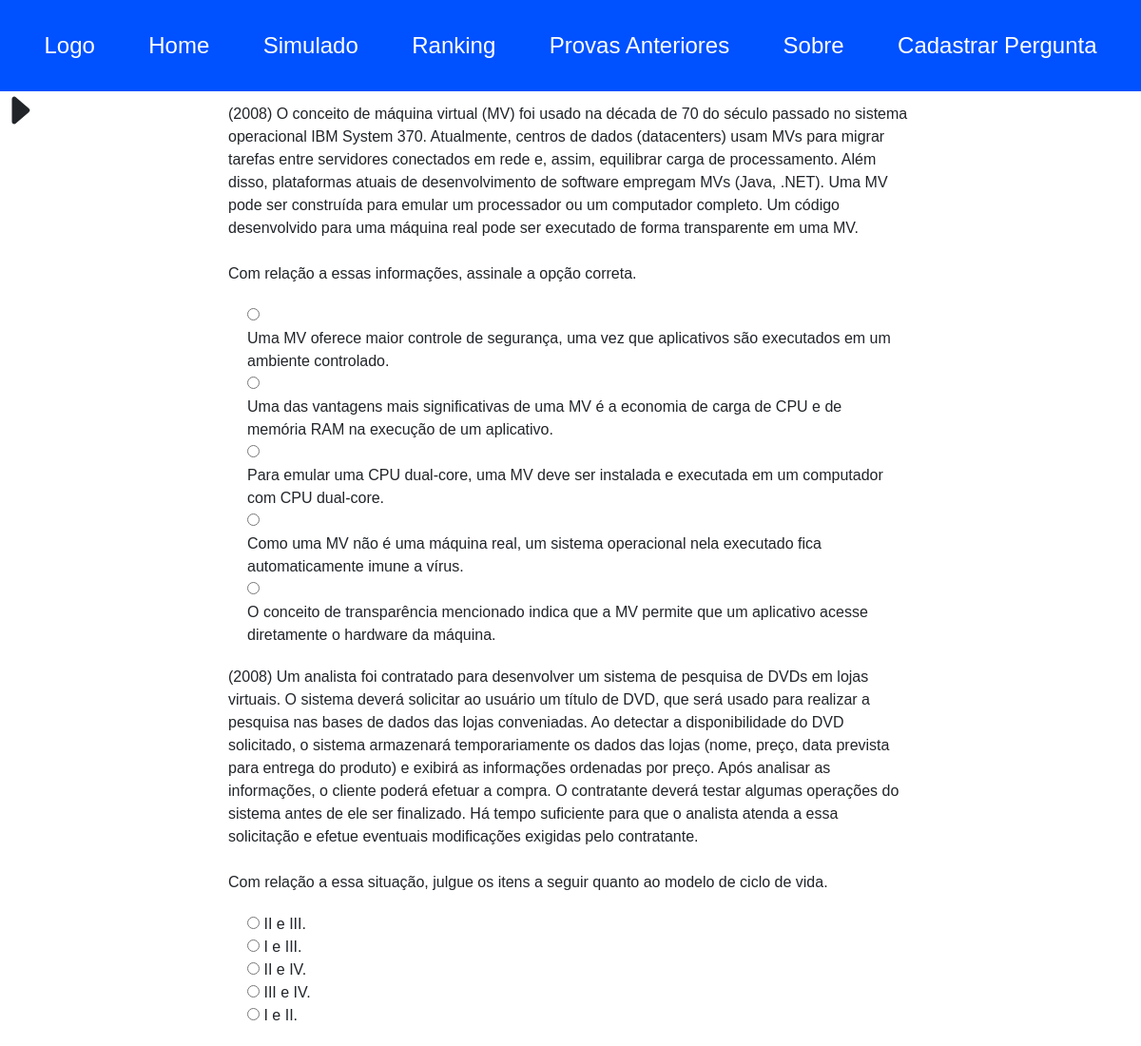
The page / on the database its author committed.
### tables this page shows
CREATE TABLE `pergunta` (
  `id` int(11) NOT NULL,
  `enunciado` text DEFAULT NULL,
  `materia` varchar(4) DEFAULT NULL,
  `conteudo` int(11) DEFAULT NULL,
  `ano` int(11) DEFAULT NULL,
  `gabarito` int(11) DEFAULT NULL,
  `PONTUACAO` int(11) DEFAULT NULL
);

CREATE TABLE `alternativa` (
  `id` int(11) NOT NULL,
  `alternativa` int(11) NOT NULL,
  `pergunta` int(11) NOT NULL,
  `texto` tinytext NOT NULL
);

### index.php (the view, shortened to what this page needs)
<!DOCTYPE html>
<html lang="pt-br">
<head>
  <link rel="stylesheet" href="css/StyleIndex.css">
  <link href="https://cdn.jsdelivr.net/npm/bootstrap@5.3.2/dist/css/bootstrap.min.css" rel="stylesheet">
</head>
<?php
  include_once("conexao.php");
?>
<body>
  <nav class="barra primaria">
    <a href="#">Logo</a>
    <a href="#">Home</a>
    <a href="#">Simulado</a>
    <a href="rank.html">Ranking</a>
    <a href="#">Provas Anteriores</a>
    <a href="#">Sobre</a>
    <a href="#">Cadastrar Pergunta</a>
  </nav>
  <div class="seta-filtro" onclick="abrirFiltro()">
    <svg class="seta" xmlns="http://www.w3.org/2000/svg" width="40" height="40" fill="currentColor" class="bi bi-caret-right-fill" viewBox="0 0 16 16">
      <path d="m12.14 8.753-5.482 4.796c-.646.566-1.658.106-1.658-.753V3.204a1 1 0 0 1 1.659-.753l5.48 4.796a1 1 0 0 1 0 1.506z"/>
    </svg>
  </div>
  <div class="contentPerguntas">
    <form action="" method="post">
      <?php
        $marcado = filter_input_array(INPUT_POST, FILTER_DEFAULT);
          $conjuntoValores = '';
          $i = 0;
          $max = 10;
          if(!empty($marcado['conteudoSelec'])){
            foreach($marcado['conteudoSelec'] as $valorMarcado){
              if(!empty($conjuntoValores)){
                $conjuntoValores .= ", $valorMarcado";
              }
              else{
                $conjuntoValores .= "$valorMarcado";
              }
            }
            $pergunta = "SELECT enunciado, id, ano FROM pergunta WHERE conteudo IN($conjuntoValores) ORDER BY RAND()";
            $pesqPerg = mysqli_query($mysqli, $pergunta);
            while($tuplaPerg = mysqli_fetch_assoc($pesqPerg)){
              extract($tuplaPerg);
              echo"<div class = 'pergunta'>($ano) $enunciado<br>";
              $alternativa = "SELECT texto, pergunta as questao, alternativa as valor FROM alternativa WHERE pergunta = $id ORDER BY RAND()";
              $pesqAlt = mysqli_query($mysqli, $alternativa);
              echo"<div class = 'alternativas'>";
              while($tuplaAlt = mysqli_fetch_assoc($pesqAlt)){
                extract($tuplaAlt);
                echo"<input type='radio' id='$valor' name='$questao' value='$valor'>
                <label for='$valor'>$texto</label><br>";
              }
              echo"</div>";
              echo"</div>";
              $i++;
              if($i >= $max)
                break;
            }
          }
          else{
            $maxQuest = "SELECT count(*) as ultimaQuestao FROM pergunta";
            $pesqContagem = mysqli_query($mysqli, $maxQuest);
            $intermediario = mysqli_fetch_assoc($pesqContagem);
            extract($intermediario);
            $gerar = array();
            while(count($gerar) < $max){
              $num = rand(1, $ultimaQuestao);
              if(!in_array($num, $gerar)){
                $gerar[] = $num;
              }
              if(count($gerar) >= $ultimaQuestao)
                break;
            }
            $aleatorios = implode(', ', $gerar);
            $pergunta = "SELECT enunciado, id, ano FROM pergunta WHERE id IN($aleatorios) ORDER BY RAND()";
            $pesqPerg = mysqli_query($mysqli, $pergunta);
            while($tuplaPerg = mysqli_fetch_assoc($pesqPerg)){
              extract($tuplaPerg);
              echo"<div class = 'pergunta'>($ano) $enunciado<br>";
              $alternativa = "SELECT texto, pergunta as questao, alternativa as valor FROM alternativa WHERE pergunta = $id ORDER BY RAND()";
              $pesqAlt = mysqli_query($mysqli, $alternativa);
              echo"<div class = 'alternativas'>";
              while($tuplaAlt = mysqli_fetch_assoc($pesqAlt)){
                extract($tuplaAlt);
                echo"<input type='radio' id='$valor' name='$questao' value='$valor'>
                <label for='$valor'>$texto</label><br>";
              }
              echo"</div>";
              echo"</div>";
            }
          }
      ?>
    </div>
</body>
</html>

### css/StyleIndex.css (style rules this page uses)
* { font-family: "Poppins", sans-serif; }
body { margin: 0; }
.primaria { padding: 10px; background-color: var(--primaria); overflow: hidden; }
.primaria a { color: var(--contrastePrimaria); text-decoration: none; padding: 20px; font-size: x-large; }
.barra { display: flex; justify-content: space-evenly; position: relative; min-height: 40px; }
.seta-filtro { position: relative; float: left; display: flex; left: 0; transform: rotate(0deg); }
.pergunta { margin: 1% 20%; }
.alternativas { margin: 20px; }

### css/Colors.css (style rules this page uses)
:root { --primaria: #0051ff; --secundaria: #00aeff; --terciaria: #66c2ed; --contrastePrimaria: white; }

### rows shown on the page
pergunta: ano "2008", enunciado "O conceito de máquina virtual (MV) foi usado na década de 70 do século passado no sistema operacional IBM System 370. Atualmente, centros de dados (datacenters) usam MVs para migrar tarefas entre servidores conectados em rede e, assim, equilibrar carga de processamento. Além disso, plataformas atuais de desenvolvimento de software empregam MVs (Java, .NET). Uma MV pode ser construída para emular um processador ou um computador completo. Um código desenvolvido para uma máquina real pode ser executado de forma transparente em uma MV. Com relação a essas informações, assinale a opção correta."
alternativa: texto "Uma MV oferece maior controle de segurança, uma vez que aplicativos são executados em um ambiente controlado."
alternativa: texto "Uma das vantagens mais significativas de uma MV é a economia de carga de CPU e de memória RAM na execução de um aplicativo."
alternativa: texto "Para emular uma CPU dual-core, uma MV deve ser instalada e executada em um computador com CPU dual-core."
alternativa: texto "Como uma MV não é uma máquina real, um sistema operacional nela executado fica automaticamente imune a vírus."
alternativa: texto "O conceito de transparência mencionado indica que a MV permite que um aplicativo acesse diretamente o hardware da máquina."
pergunta: ano "2008", enunciado "Um analista foi contratado para desenvolver um sistema de pesquisa de DVDs em lojas virtuais. O sistema deverá solicitar ao usuário um título de DVD, que será usado para realizar a pesquisa nas bases de dados das lojas conveniadas. Ao detectar a disponibilidade do DVD solicitado, o sistema armazenará temporariamente os dados das lojas (nome, preço, data prevista para entrega do produto) e exibirá as informações ordenadas por preço. Após analisar as informações, o cliente poderá efetuar a compra. O contratante deverá testar algumas operações do sistema antes de ele ser finalizado. Há tempo suficiente para que o analista atenda a essa solicitação e efetue eventuais modificações exigidas pelo…"
alternativa: texto "II e III."
alternativa: texto "I e III."
alternativa: texto "II e IV."
alternativa: texto "III e IV."
alternativa: texto "I e II."
